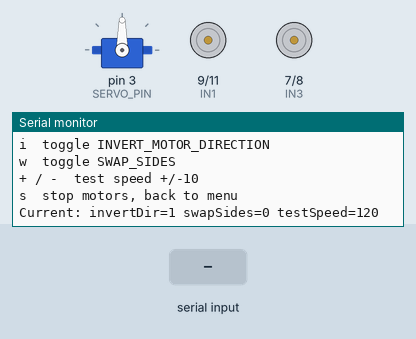
This sketch was run on a simulated Arduino Uno, built with avr-gcc and run on an emulated ATmega328P. Parts: servo, motor-driver pin pairs drawn as motors (green arrow = first pin HIGH = forward, orange = second pin HIGH = backward, longer = more drive, scaled by the enable pin), the last lines printed to the serial monitor. Inputs (shaded band) come from the test bench.

Above: at 1.7 s.
1.8 s: "4\n" received over Serial
At 1.9 s:
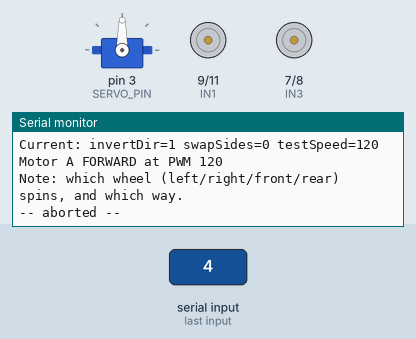
3.3 s: "5\n" received over Serial
At 3.51 s:
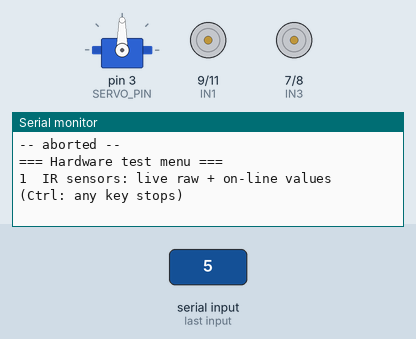

Measured:
- after the input at 1.8 s, the serial monitor: prints a new line at once (image 1)
- after the input at 3.3 s, the serial monitor: prints a new line at once (image 2)

The sketch:

Hardware_Test.ino
```cpp
// Hardware bring-up test for the UNO Smart Robot Car Kit (Elegoo V3.0).
// Run this BEFORE Line_Follow_Obstacle_Avoid_Car.ino. Open the Serial Monitor
// at 9600 baud (line ending: "Newline" or "No line ending"), type a command
// letter and press Enter. Any key aborts a running test.
//
// Put the bot on a stand with the wheels OFF the ground for motor tests.
// Pin map / motor helpers mirror the main sketch -- keep them in sync.

#include <Servo.h>
Servo myservo;

const int Echo = A4;
const int Trig = A5;
const int SERVO_PIN = 3;

#define ENB 6
#define IN1 9
#define IN2 11
#define IN3 7
#define IN4 8
#define ENA 5

const int LT_R_PIN = 10;
const int LT_M_PIN = 4;
const int LT_L_PIN = 2;

// Runtime-adjustable so calibration needs no reflash; copy the final values
// into INVERT_MOTOR_DIRECTION / SWAP_SIDES in the main sketch.
bool invertDir = true;
bool swapSides = false;
int testSpeed = 120;

enum Mode { IDLE, SENSORS, ULTRASONIC };
Mode mode = IDLE;
unsigned long lastPrint = 0;

void driveWrite(int pin, int state) {
  digitalWrite(pin, invertDir ? !state : state);
}

void setMotorA(int speed) {
  speed = constrain(speed, -255, 255);
  if (speed >= 0) { driveWrite(IN1, LOW);  driveWrite(IN2, HIGH); }
  else            { driveWrite(IN1, HIGH); driveWrite(IN2, LOW); }
  analogWrite(ENA, abs(speed));
}

void setMotorB(int speed) {
  speed = constrain(speed, -255, 255);
  if (speed >= 0) { driveWrite(IN3, HIGH); driveWrite(IN4, LOW); }
  else            { driveWrite(IN3, LOW);  driveWrite(IN4, HIGH); }
  analogWrite(ENB, abs(speed));
}

void setWheels(int leftSpeed, int rightSpeed) {
  if (swapSides) { setMotorA(leftSpeed); setMotorB(rightSpeed); }
  else           { setMotorA(rightSpeed); setMotorB(leftSpeed); }
}

void stopCar() {
  digitalWrite(ENA, LOW);
  digitalWrite(ENB, LOW);
}

int getDistance() {
  digitalWrite(Trig, LOW);
  delayMicroseconds(2);
  digitalWrite(Trig, HIGH);
  delayMicroseconds(10);
  digitalWrite(Trig, LOW);
  unsigned long duration = pulseIn(Echo, HIGH, 30000UL);
  if (duration == 0) return 0;
  return (int)(duration / 58);
}

// Waits up to ms; returns false (and stops the motors) if a key was typed.
bool waitMs(unsigned long ms) {
  unsigned long start = millis();
  while (millis() - start < ms) {
    if (Serial.available()) {
      while (Serial.available()) Serial.read();
      stopCar();
      Serial.println("-- aborted --");
      return false;
    }
  }
  return true;
}

void printMenu() {
  Serial.println();
  Serial.println("=== Hardware test menu ===");
  Serial.println("1  IR sensors: live raw + on-line values (Ctrl: any key stops)");
  Serial.println("2  Ultrasonic: live distance, servo centred");
  Serial.println("3  Servo sweep 10 / 90 / 180 with distance at each");
  Serial.println("4  Motor A only: forward 1.5 s, stop, reverse 1.5 s");
  Serial.println("5  Motor B only: forward 1.5 s, stop, reverse 1.5 s");
  Serial.println("6  Drive sequence: forward, back, pivot left, pivot right");
  Serial.println("7  PWM ramp on each motor (find the minimum PWM that moves it)");
  Serial.println("i  toggle INVERT_MOTOR_DIRECTION");
  Serial.println("w  toggle SWAP_SIDES");
  Serial.println("+ / -  test speed +/-10");
  Serial.println("s  stop motors, back to menu");
  Serial.print("Current: invertDir="); Serial.print(invertDir);
  Serial.print(" swapSides="); Serial.print(swapSides);
  Serial.print(" testSpeed="); Serial.println(testSpeed);
}

void testSensorsTick() {
  Serial.print("L(pin2) raw="); Serial.print(digitalRead(LT_L_PIN));
  Serial.print(" on-line="); Serial.print(!digitalRead(LT_L_PIN));
  Serial.print(" | M(pin4) raw="); Serial.print(digitalRead(LT_M_PIN));
  Serial.print(" on-line="); Serial.print(!digitalRead(LT_M_PIN));
  Serial.print(" | R(pin10) raw="); Serial.print(digitalRead(LT_R_PIN));
  Serial.print(" on-line="); Serial.println(!digitalRead(LT_R_PIN));
}

void testServoSweep() {
  const int angles[] = {90, 10, 90, 180, 90};
  for (int i = 0; i < 5; i++) {
    myservo.write(angles[i]);
    Serial.print("servo angle "); Serial.print(angles[i]);
    if (!waitMs(700)) return;
    Serial.print("  distance cm = "); Serial.println(getDistance());
  }
  Serial.println("Note which physical side the sensor faced at 10 and at 180.");
  Serial.println("Main sketch assumes 10 = RIGHT, 180 = LEFT.");
}

void testSingleMotor(bool motorA) {
  Serial.print("Motor "); Serial.print(motorA ? "A" : "B");
  Serial.print(" FORWARD at PWM "); Serial.println(testSpeed);
  Serial.println("Note: which wheel (left/right/front/rear) spins, and which way.");
  if (motorA) setMotorA(testSpeed); else setMotorB(testSpeed);
  if (!waitMs(1500)) return;
  stopCar();
  if (!waitMs(700)) return;
  Serial.println("REVERSE");
  if (motorA) setMotorA(-testSpeed); else setMotorB(-testSpeed);
  if (!waitMs(1500)) return;
  stopCar();
  Serial.println("done");
}

void testDriveSequence() {
  const char *names[] = {"FORWARD", "BACK", "PIVOT LEFT (expect: turns counter-clockwise)",
                         "PIVOT RIGHT (expect: turns clockwise)"};
  const int lw[] = {1, -1, -1, 1};
  const int rw[] = {1, -1, 1, -1};
  for (int i = 0; i < 4; i++) {
    Serial.println(names[i]);
    setWheels(lw[i] * testSpeed, rw[i] * testSpeed);
    if (!waitMs(1200)) return;
    stopCar();
    if (!waitMs(800)) return;
  }
  Serial.println("done. If FORWARD went backward -> press i. If left/right pivots are");
  Serial.println("mirrored but forward/back are right -> press w. Re-run 6 to confirm.");
}

void testPwmRamp() {
  for (int m = 0; m < 2; m++) {
    Serial.print("Ramping Motor "); Serial.println(m == 0 ? "A" : "B");
    for (int pwm = 30; pwm <= 255; pwm += 10) {
      Serial.print("PWM "); Serial.println(pwm);
      if (m == 0) setMotorA(pwm); else setMotorB(pwm);
      if (!waitMs(500)) return;
    }
    stopCar();
    if (!waitMs(800)) return;
  }
  Serial.println("Record the first PWM at which each wheel actually turned (with load).");
}

void handleCommand(char c) {
  if (c == '\n' || c == '\r' || c == ' ') return;
  stopCar();
  mode = IDLE;
  switch (c) {
    case '1': mode = SENSORS; myservo.write(90); Serial.println("IR sensors -- slide a black line under each sensor:"); break;
    case '2': mode = ULTRASONIC; myservo.write(90); Serial.println("Ultrasonic -- put an object in front:"); break;
    case '3': testServoSweep(); break;
    case '4': testSingleMotor(true); break;
    case '5': testSingleMotor(false); break;
    case '6': testDriveSequence(); break;
    case '7': testPwmRamp(); break;
    case 'i': invertDir = !invertDir; break;
    case 'w': swapSides = !swapSides; break;
    case '+': testSpeed = min(testSpeed + 10, 255); break;
    case '-': testSpeed = max(testSpeed - 10, 30); break;
    case 's': break;
    default: Serial.print("unknown command: "); Serial.println(c); break;
  }
  if (mode == IDLE) printMenu();
}

void setup() {
  Serial.begin(9600);
  myservo.attach(SERVO_PIN);
  myservo.write(90);
  pinMode(Echo, INPUT);
  pinMode(Trig, OUTPUT);
  pinMode(IN1, OUTPUT);
  pinMode(IN2, OUTPUT);
  pinMode(IN3, OUTPUT);
  pinMode(IN4, OUTPUT);
  pinMode(ENA, OUTPUT);
  pinMode(ENB, OUTPUT);
  pinMode(LT_L_PIN, INPUT);
  pinMode(LT_M_PIN, INPUT);
  pinMode(LT_R_PIN, INPUT);
  stopCar();
  printMenu();
}

void loop() {
  if (Serial.available()) handleCommand(Serial.read());

  if (mode != IDLE && millis() - lastPrint >= 250) {
    lastPrint = millis();
    if (mode == SENSORS) testSensorsTick();
    else { Serial.print("distance cm = "); Serial.println(getDistance()); }
  }
}
```
